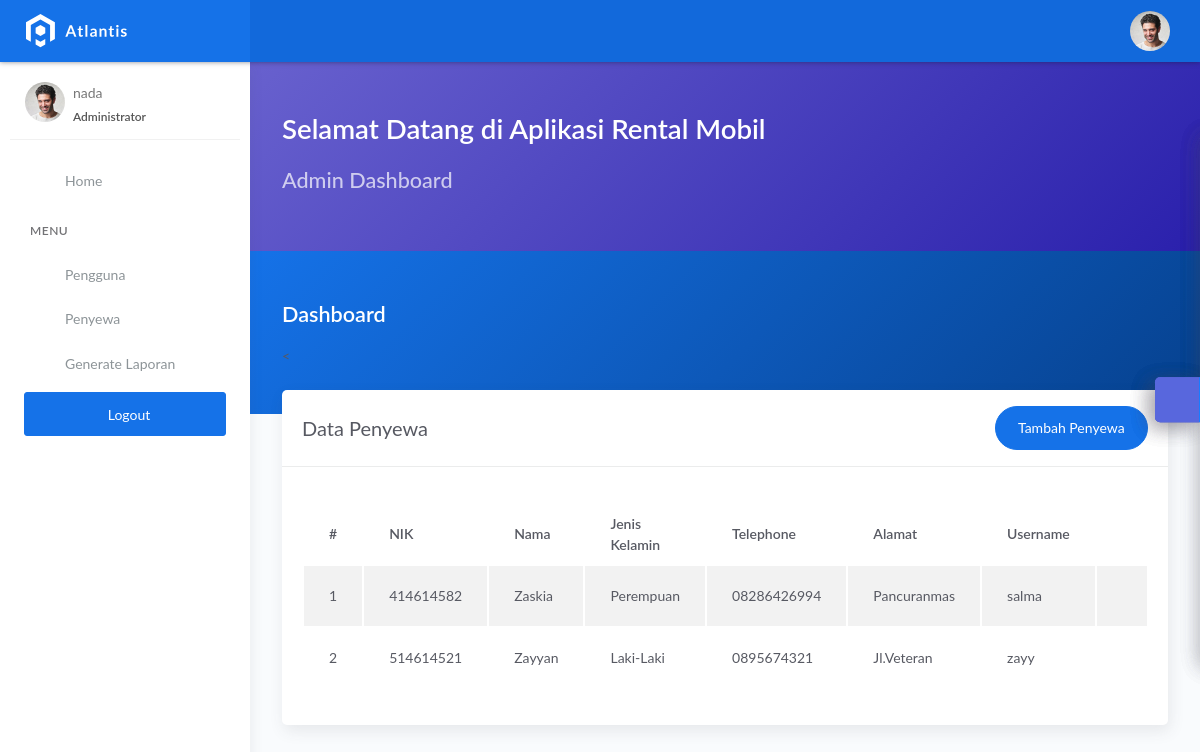
The page /admin/penyewa.php (signed in) on the database its author committed.
### tables this page shows
CREATE TABLE `tbl_member` (
  `nik` int(11) NOT NULL,
  `nama` varchar(50) NOT NULL,
  `jk` enum('l','p') NOT NULL,
  `telp` varchar(15) NOT NULL,
  `alamat` text NOT NULL,
  `user` varchar(50) NOT NULL,
  `pass` varchar(255) NOT NULL
);

### admin/penyewa.php (the view, shortened to what this page needs)
<?php
$title = 'Data Penyewa';
require 'koneksi.php';
$data = mysqli_query($conn, 'SELECT * FROM tbl_member ORDER BY nik asc');
require 'header.php';
?>
<div class="panel-header bg-primary-gradient">
    <div class="page-inner py-5">
        <div class="d-flex align-items-left align-items-md-center flex-column flex-md-row">
            <div>
                <h2 class="text-white pb-2 fw-bold">Dashboard</h2>
            </div>
        </div>
    </div>
</div>
<div class="page-inner mt--5">
    <div class="row">
        <div class="col-md-12">
            <div class="card">
                <div class="card-header">
                    <div class="d-flex align-items-center">
                        <h4 class="card-title"><?= $title; ?></h4>
                        <a href="tambah_penyewa.php" class="btn btn-primary btn-round ml-auto">
                            Tambah Penyewa
                        </a>
                    </div>
                </div>
                <div class="card-body">
                    <div class="table-responsive">
                        <table id="basic-datatables" class="display table table-striped table-hover">
                            <thead>
                                <tr>
                                    <th style="width: 7%;">#</th>
                                    <th>NIK</th>
                                    <th>Nama</th>
                                    <th>Jenis Kelamin</th>
                                    <th>Telephone</th>
                                    <th>Alamat</th>
                                    <th>Username</th>
                                </tr>
                            </thead>
                            <tbody>
                                <?php
                                $no = 1;
                                if (mysqli_num_rows($data) > 0) {
                                    while ($user = mysqli_fetch_assoc($data)) {
                                ?>
                                        <tr>
                                            <td><?= $no++; ?></td>
                                            <td><?= $user['nik']; ?></td>
                                            <td><?= $user['nama']; ?></td>
                                            <td><?php if ($user['jk'] == 'l') {
                                                            echo "Laki-Laki";
                                                        } else {
                                                            echo "Perempuan";
                                                        } ?>
                                            </td>
                                            <td><?= $user['telp']; ?></td>
                                            <td><?= $user['alamat']; ?></td>
                                            <td><?= $user['user']; ?></td>
                                            <td>
                                            <?php
                                                require 'footer.php';
                                            ?>
                                            </td>
                                        </tr>
                                <?php }
                                }
                                ?>
<?php
require 'footer.php';
?>

### admin/header.php (shortened to what this page needs)
<!DOCTYPE html>
<html lang="en">
<head>
    <link rel="stylesheet" href="../assets/css/bootstrap.min.css">
    <link rel="stylesheet" href="../assets/css/atlantis.min.css">
    <link rel="stylesheet" href="../assets/css/demo.css">
</head>
<body>
    <div class="wrapper">
        <div class="main-header">
            <div class="logo-header" data-background-color="blue">
                <a href="index.html" class="logo">
                    <img src="../assets/img/logo.svg" alt="navbar brand" class="navbar-brand">
                </a>
                <div class="nav-toggle">
                    <button class="btn btn-toggle toggle-sidebar">
                    </button>
                </div>
            </div>
            <nav class="navbar navbar-header navbar-expand-lg" data-background-color="blue2">
                <div class="container-fluid">
                    <ul class="navbar-nav topbar-nav ml-md-auto align-items-center">
                        <li class="nav-item dropdown hidden-caret">
                            <a class="dropdown-toggle profile-pic" data-toggle="dropdown" href="#" aria-expanded="false">
                                <div class="avatar-sm">
                                    <img src="../assets/img/profile.jpg" alt="..." class="avatar-img rounded-circle">
                                </div>
                            </a>
                        </li>
                    </ul>
                </div>
            </nav>
        </div>
        <div class="sidebar sidebar-style-2">
            <div class="sidebar-wrapper scrollbar scrollbar-inner">
                <div class="sidebar-content">
                    <div class="user">
                        <div class="avatar-sm float-left mr-2">
                            <img src="../assets/img/profile.jpg" alt="..." class="avatar-img rounded-circle">
                        </div>
                        <div class="info">
                            <a data-toggle="collapse" href="#collapseExample" aria-expanded="true">
                                <span>
                                    <?= $_SESSION['user']; ?>
                                    <span class="user-level"><?php if ($_SESSION['lvl'] == 'admin') {
                                                                    echo "Administrator";
                                                                } else if ($_SESSION['lvl'] == 'petugas') {
                                                                    echo "Petugas";
                                                                } ?></span>
                                </span>
                            </a>
                        </div>
                    </div>
                    <ul class="nav nav-primary">
                        <li class="nav-item <?php if ($title == 'Selamat Datang di Aplikasi Pengelolaan Laundry') {
                                                echo 'active';
                                            } ?>">
                            <a href="index.php" class="collapsed" aria-expanded="false">
                                <p>Home</p>
                            </a>
                        </li>
                        <li class="nav-section">
                            <h4 class="text-section">MENU</h4>
                        </li>
                        <li class="nav-item <?php if ($title == 'Pengguna') {
                                                echo 'active';
                                            } ?>">
                            <a href="pengguna.php">
                                <p>Pengguna</p>
                            </a>
                        <li class="nav-item <?php if ($title == 'Penyewa') {
                                                echo 'active';
                                            } ?>">
                            <a href="penyewa.php">
                                <p>Penyewa</p>
                            </a>
                        </li>
                        <li class="nav-item <?php if ($title == 'Generate Laporan') {
                                                echo 'active';
                                            } ?>">
                            <a href="cetak.php">
                                <p>Generate Laporan</p>
                            </a>
                        </li>
                        <li class="mx-4 mt-2">
                            <a href="logout.php" onclick="return confirm('Keluar dari halaman ini?');" class="btn btn-primary btn-block"><span class="btn-label mr-2"> <i class="fas fa-sign-out-alt"></i> </span>Logout</a>
                        </li>
                    </ul>
                </div>
            </div>
        </div>
        <div class="main-panel">
            <div class="content">
            <div class="panel-header bg-secondary-gradient">
    <div class="page-inner py-5">
        <div class="d-flex align-items-left align-items-md-center flex-column flex-md-row">
            <div>
                <h1 class="text-white pb-2 fw-bold">Selamat Datang di Aplikasi Rental Mobil</h1>
                <h2 class="text-white op-7 mb-2">Admin Dashboard</h2>
            </div>
        </div>
    </div>
</div>

### admin/footer.php (shortened to what this page needs)
<div class="custom-template">
    <div class="custom-toggle">
    </div>
</div>
</div>
</body>
</html>

### assets/css/demo.css (style rules this page uses)
.custom-template { position: fixed; top: 50%; transform: translateY(-50%); right: -325px; width: 325px; height: max-content; display: block; z-index: 1; background: #ffffff; transition: all .3s; z-index: 1003; box-shadow: -1px 1px 20px rgba(69, 65, 78, 0.15); border-top-left-radius: 5px; border-bottom-left-radius: 5px; transition: all .5s; }
.custom-template .custom-toggle { position: absolute; width: 45px; height: 45px; background: rgb(88, 103, 221); top: 50%; left: -45px; transform: translateY(-50%); display: flex; align-items: center; justify-content: center; text-align: center; border-top-left-radius: 5px; border-bottom-left-radius: 5px; border-right: 1px solid #177dff; cursor: pointer; color: #ffffff; box-shadow: -5px 5px 20px rgba(69, 65, 78, 0.21); }

### rows shown on the page
tbl_member: nik "414614582", nama "Zaskia", jk "Perempuan", telp "08286426994", alamat "Pancuranmas", user "salma"
tbl_member: nik "514614521", nama "Zayyan", jk "Laki-Laki", telp "0895674321", alamat "Jl.Veteran", user "zayy"

### other values the page prints
$_SESSION['user'] "nada"
$title "Data Penyewa"
